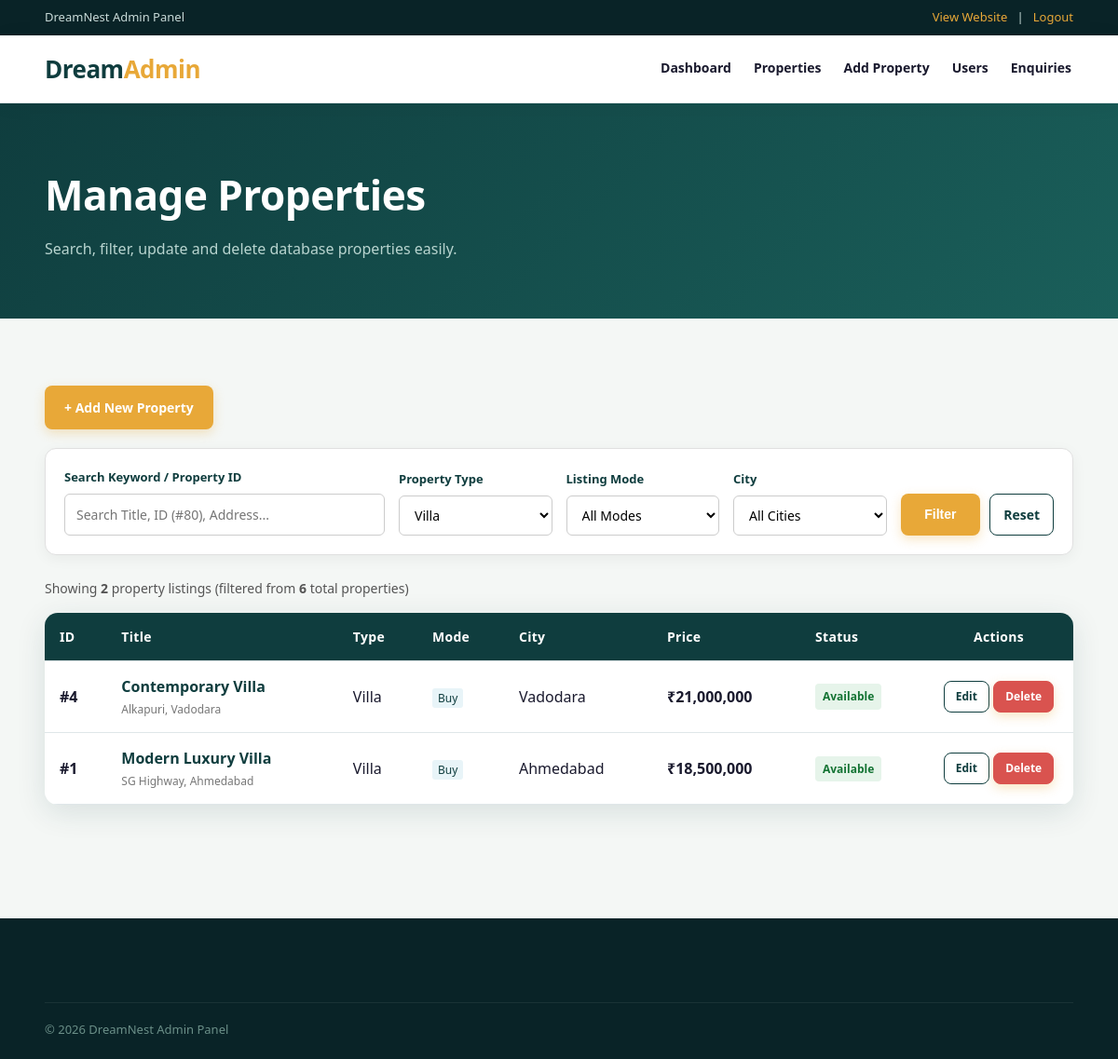
The app's page /admin/properties.php?type=Villa (signed in) with its own data.
### tables this page shows
CREATE TABLE properties (
 id INT AUTO_INCREMENT PRIMARY KEY,
 title VARCHAR(180) NOT NULL,
 description TEXT,
 type ENUM('House','Apartment','Villa','Commercial','Plot') NOT NULL,
 listing_type ENUM('Buy','Rent') DEFAULT 'Buy',
 city VARCHAR(100) NOT NULL,
 address VARCHAR(255),
 price DECIMAL(14,2) NOT NULL,
 area INT DEFAULT 0,
 bedrooms INT DEFAULT 0,
 bathrooms INT DEFAULT 0,
 parking INT DEFAULT 0,
 image VARCHAR(255),
 status ENUM('Available','Sold','Rented') DEFAULT 'Available',
 created_at TIMESTAMP DEFAULT CURRENT_TIMESTAMP
);

### admin/properties.php (the view, shortened to what this page needs)
<?php
require '../includes/config.php';
$q_search = trim($_GET['q'] ?? '');
$f_type = trim($_GET['type'] ?? '');
$f_listing = trim($_GET['listing_type'] ?? '');
$f_city = trim($_GET['city'] ?? '');
$where = [];
$params = [];
$types = "";
if ($f_type !== '') {
    $where[] = "type = ?";
    $params[] = $f_type;
    $types .= "s";
}
$sql = "SELECT * FROM properties";
if (!empty($where)) {
    $sql .= " WHERE " . implode(" AND ", $where);
}
$sql .= " ORDER BY id DESC";
$stmt = $conn->prepare($sql);
if (!empty($params)) {
    $stmt->bind_param($types, ...$params);
}
$stmt->execute();
$r = $stmt->get_result();
$total_count_res = $conn->query("SELECT COUNT(*) as total FROM properties");
$total_in_db = $total_count_res->fetch_assoc()['total'];
$matching_count = $r->num_rows;
?>
<!doctype html>
<html lang="en">
<head>
    <link rel="stylesheet" href="../css/style.css">
</head>
<body>
    <?php include 'header.php'; ?>
    <section class="pagehero">
        <div class="container">
            <h1>Manage Properties</h1>
            <p>Search, filter, update and delete database properties easily.</p>
        </div>
    </section>
    <section class="section">
        <div class="container">
            <div style="display: flex; justify-content: space-between; align-items: center; margin-bottom: 20px;">
                <a class="btn gold" href="add-property.php">+ Add New Property</a>
            </div>
            <div class="admin-filter-card">
                <form method="get" action="properties.php">
                    <div class="admin-filter-grid">
                        <div style="grid-column: span 2;">
                            <label>Search Keyword / Property ID</label>
                            <input type="text" name="q" placeholder="Search Title, ID (#80), Address..." value="<?= htmlspecialchars($q_search) ?>">
                        </div>
                        <div>
                            <label>Property Type</label>
                            <select name="type">
                                <?php foreach (['House', 'Apartment', 'Villa', 'Commercial', 'Plot'] as $t): ?>
                                    <option value="<?= $t ?>" <?= ($f_type === $t) ? 'selected' : '' ?>><?= $t ?></option>
                                <?php endforeach; ?>
                            </select>
                        </div>
                        <div>
                            <label>Listing Mode</label>
                            <select name="listing_type">
                                <option value="">All Modes</option>
                            </select>
                        </div>
                        <div>
                            <label>City</label>
                            <select name="city">
                                <option value="">All Cities</option>
                            </select>
                        </div>
                        <div class="admin-filter-actions">
                            <button type="submit" class="btn gold" style="flex:1;">Filter</button>
                            <?php if ($q_search !== '' || $f_type !== '' || $f_listing !== '' || $f_city !== ''): ?>
                                <a href="properties.php" class="btn outline" style="padding: 10px 14px;">Reset</a>
                            <?php endif; ?>
                        </div>
                    </div>
                </form>
            </div>
            <div class="filter-stats-bar">
                <div>
                    Showing <strong><?= $matching_count ?></strong> property listing<?= ($matching_count !== 1) ? 's' : '' ?>
                    <?php if ($matching_count !== $total_in_db): ?>
                        (filtered from <strong><?= $total_in_db ?></strong> total properties)
                    <?php endif; ?>
                </div>
            </div>
            <div class="table-wrap">
                <table>
                    <thead>
                        <tr>
                            <th>ID</th>
                            <th>Title</th>
                            <th>Type</th>
                            <th>Mode</th>
                            <th>City</th>
                            <th>Price</th>
                            <th>Status</th>
                            <th style="text-align: center; width: 160px;">Actions</th>
                        </tr>
                    </thead>
                    <tbody>
                        <?php if ($r->num_rows > 0): ?>
                            <?php while ($p = $r->fetch_assoc()): ?>
                                <?php
                                    $statusClass = 'badge-available';
                                ?>
                                <tr>
                                    <td><strong>#<?= $p['id'] ?></strong></td>
                                    <td>
                                        <a href="../property-details.php?id=<?= $p['id'] ?>" target="_blank" style="color:#0F3D3E; font-weight:600; text-decoration:none;">
                                            <?= htmlspecialchars($p['title']) ?>
                                        </a>
                                        <div style="font-size:12px; color:#777; margin-top:2px;"><?= htmlspecialchars($p['address']) ?></div>
                                    </td>
                                    <td><?= htmlspecialchars($p['type']) ?></td>
                                    <td>
                                        <span style="font-size:12px; padding:2px 6px; border-radius:3px; background:<?= ($p['listing_type']==='Buy')?'#e8f4f8':'#fff4e5' ?>; color:<?= ($p['listing_type']==='Buy')?'#0f3d3e':'#b06000' ?>;">
                                            <?= htmlspecialchars($p['listing_type']) ?>
                                        </span>
                                    </td>
                                    <td><?= htmlspecialchars($p['city']) ?></td>
                                    <td>
                                        <strong>
                                            <?= ($p['listing_type'] === 'Rent') ? '₹' . number_format($p['price']) . '/mo' : '₹' . number_format($p['price']) ?>
                                        </strong>
                                    </td>
                                    <td><span class="badge-status <?= $statusClass ?>"><?= htmlspecialchars($p['status']) ?></span></td>
                                    <td style="text-align: center;">
                                        <a class="btn outline" href="edit-property.php?id=<?= $p['id'] ?>" style="padding: 6px 12px; font-size:12px;">Edit</a>
                                        <a class="btn gold" href="delete-property.php?id=<?=$p['id']?>" onclick="return confirm('Are you sure you want to delete property #<?= $p['id'] ?> - <?= htmlspecialchars(addslashes($p['title'])) ?>?')" style="padding: 6px 12px; font-size:12px; background-color:#d9534f; border-color:#d9534f; color:#fff;">Delete</a>
                                    </td>
                                </tr>
                            <?php endwhile; ?>
                        <?php endif; ?>
                    </tbody>
                </table>
            </div>
        </div>
    </section>
    <footer>
        <div class="container">
            <div class="copyright">© 2026 DreamNest Admin Panel</div>
        </div>
    </footer>
</body>
</html>

### css/style.css (style rules this page uses)
:root { --navy:#0F3D3E;--navy2:#092327;--gold:#E8A838;--bg:#F4F7F5;--white:#fff;--text:#1a1a2e;--muted:#6b7f8e;--line:#dfe6e9;--green:#27844a;--shadow:0 8px 32px rgba(15,61,62,.12);--accent:#148B82;--card-radius:16px }
* { box-sizing:border-box;margin:0;padding:0 }
html { scroll-behavior:smooth }
body { font-family:'Segoe UI',Inter,Arial,sans-serif;color:var(--text);background:var(--bg);line-height:1.65 }
a { text-decoration:none;color:inherit }
.container { width:min(1200px,92%);margin:auto }
.btn { display:inline-block;border:1px solid transparent;border-radius:8px;padding:11px 20px;font-weight:800;cursor:pointer;font-size:14px;transition:all .2s ease }
.gold { background:var(--gold);color:#fff;box-shadow:0 4px 12px rgba(232,168,56,.3) }
.outline { border-color:var(--navy);color:var(--navy);background:#fff }
input,select,textarea { font:inherit;width:100%;padding:12px 14px;border:1px solid var(--line);border-radius:8px;outline:0;background:#fff;transition:border-color .2s }
.section { padding:72px 0 }
.pagehero { background:linear-gradient(135deg,var(--navy),#1a5f5a);color:#fff;padding:62px 0 }
.pagehero h1 { font-size:44px;letter-spacing:-.5px }
.pagehero p { color:#b8d4cf;margin-top:8px }
.table-wrap { overflow:auto;background:#fff;border-radius:14px;box-shadow:var(--shadow) }
table { width:100%;border-collapse:collapse;min-width:760px }
th,td { padding:14px 16px;text-align:left;border-bottom:1px solid var(--line) }
th { background:var(--navy);color:#fff;font-size:14px;font-weight:700;letter-spacing:.3px }
footer { background:var(--navy2);color:#adc5c0;margin-top:50px;padding:55px 0 20px }
.copyright { border-top:1px solid #ffffff12;margin-top:35px;padding-top:18px;font-size:13px;color:#6b8f88 }

### admin/properties.php (style rules this page uses)
.admin-filter-card { background: #ffffff; border-radius: 12px; padding: 20px; margin-bottom: 24px; box-shadow: 0 4px 15px rgba(0,0,0,0.05); border: 1px solid #e0e0e0; }
.admin-filter-grid { display: grid; grid-template-columns: repeat(auto-fit, minmax(160px, 1fr)); gap: 15px; align-items: end; }
.admin-filter-grid label { display: block; font-size: 13px; font-weight: 600; color: #0F3D3E; margin-bottom: 6px; }
.admin-filter-grid input, .admin-filter-grid select { width: 100%; padding: 10px 12px; border: 1px solid #ccc; border-radius: 6px; font-size: 14px; background-color: #fff; }
.admin-filter-actions { display: flex; gap: 10px; }
.filter-stats-bar { display: flex; justify-content: space-between; align-items: center; margin-bottom: 15px; font-size: 14px; color: #555; }
.badge-status { display: inline-block; padding: 4px 8px; border-radius: 4px; font-size: 12px; font-weight: 600; }
.badge-available { background-color: #e6f4ea; color: #137333; }

### records on screen
properties: id "4", title "Contemporary Villa", address "Alkapuri, Vadodara", type "Villa", listing_type "Buy", city "Vadodara", price "21,000,000", status "Available"
properties: id "1", title "Modern Luxury Villa", address "SG Highway, Ahmedabad", type "Villa", listing_type "Buy", city "Ahmedabad", price "18,500,000", status "Available"

### other values on screen
$matching_count "2"
$total_in_db "6"
form field type "Villa"
